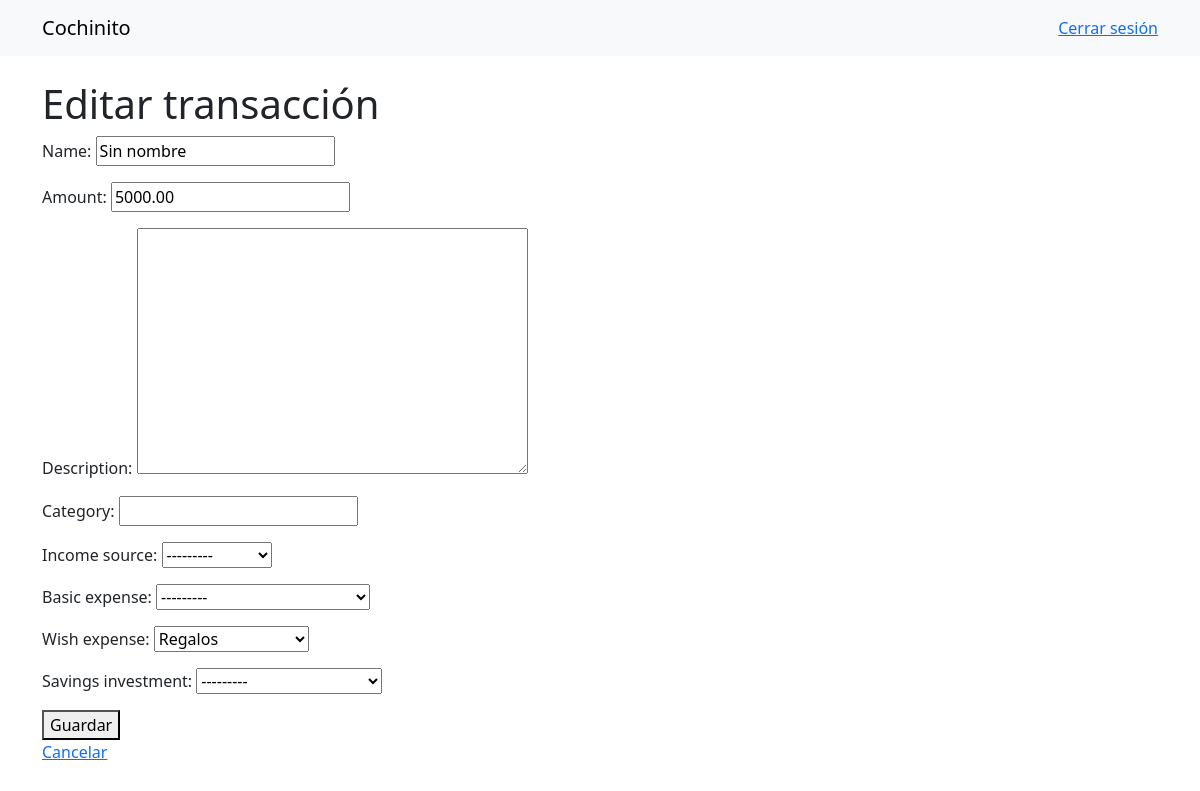
/transactions/update/6/ (signed in), run on the app's committed database.
### finance/models.py (models this page shows, shortened)
class Transaction(models.Model):
    TRANSACTION_TYPES = (
        ('income', 'Ingreso'),
        ('expense', 'Gasto'),
    )
    user = models.ForeignKey(User, on_delete=models.CASCADE)
    budget = models.ForeignKey(Budget, on_delete=models.CASCADE)
    name = models.CharField(max_length=255, default="Sin nombre")
    amount = models.DecimalField(max_digits=10, decimal_places=2)
    transaction_type = models.CharField(max_length=10, choices=TRANSACTION_TYPES)
    description = models.TextField(blank=True, null=True)
    category = models.CharField(max_length=100, blank=True, null=True)
    income_source = models.ForeignKey('IncomeSource', on_delete=models.SET_NULL, null=True, blank=True)
    basic_expense = models.ForeignKey('BasicExpense', on_delete=models.SET_NULL, null=True, blank=True)
    wish_expense = models.ForeignKey('WishExpense', on_delete=models.SET_NULL, null=True, blank=True)
    savings_investment = models.ForeignKey('SavingsInvestment', on_delete=models.SET_NULL, null=True, blank=True)
    created_at = models.DateTimeField(auto_now_add=True)

class IncomeSource(models.Model):
    user = models.ForeignKey(User, on_delete=models.CASCADE, null=True, blank=True)
    name = models.CharField(max_length=100)
    def __str__(self):
        return self.name

### finance/views.py (the view)
# urls.py: path('transactions/update/<int:pk>/', TransactionUpdateView.as_view(), name='update_transaction'),
class TransactionUpdateView(UpdateView):
    model = Transaction
    form_class = TransactionForm
    template_name = 'finance/transactions/transaction_form.html'
    context_object_name = 'transactions'
    success_url = reverse_lazy('transaction_list')
    def get_form_kwargs(self):
        kwargs = super().get_form_kwargs()
        kwargs['user'] = self.request.user
        return kwargs
    def get_queryset(self):
        return Transaction.objects.filter(user=self.request.user)

### finance/forms.py
class TransactionForm(forms.ModelForm):
    class Meta:
        model = Transaction
        fields = ['name', 'amount', 'description', 'category', 'income_source', 'basic_expense', 'wish_expense', 'savings_investment']
    def __init__(self, *args, **kwargs):
        self.transaction_type = kwargs.pop('transaction_type', None)
        user = kwargs.pop('user', None)
        super().__init__(*args, **kwargs)
        if self.transaction_type == 'income':
            self.fields['income_source'].queryset = IncomeSource.objects.filter(user__isnull=True)
            self.fields['basic_expense'].widget = forms.HiddenInput()
            self.fields['wish_expense'].widget = forms.HiddenInput()
            self.fields['savings_investment'].widget = forms.HiddenInput()
        elif self.transaction_type == 'expense':
            self.fields['basic_expense'].queryset = BasicExpense.objects.filter(user__isnull=True)
            self.fields['wish_expense'].queryset = WishExpense.objects.filter(user__isnull=True)
            self.fields['income_source'].widget = forms.HiddenInput()
            self.fields['savings_investment'].widget = forms.HiddenInput()

### finance/models.py (called while the page is built)
    def __str__(self):
        return self.name

    def __str__(self):
        return self.name

    def __str__(self):
        return self.name

### finance/templates/finance/transactions/transaction_form.html (shortened to what this page needs)
{% extends 'finance/base.html' %}
{% block content %}
<h1>{% if form.instance.pk %}Editar{% else %}Agregar{% endif %} transacción</h1>
<form method="post">
    {{ form.as_p }}
    <button type="submit">Guardar</button>
</form>
<a href="{% url 'transaction_list' %}">Cancelar</a>
{% endblock %}

### data on the page
Transaction: name "Sin nombre", amount "5000.00", income_source "---------", basic_expense "---------", wish_expense "Regalos", savings_investment "---------"
